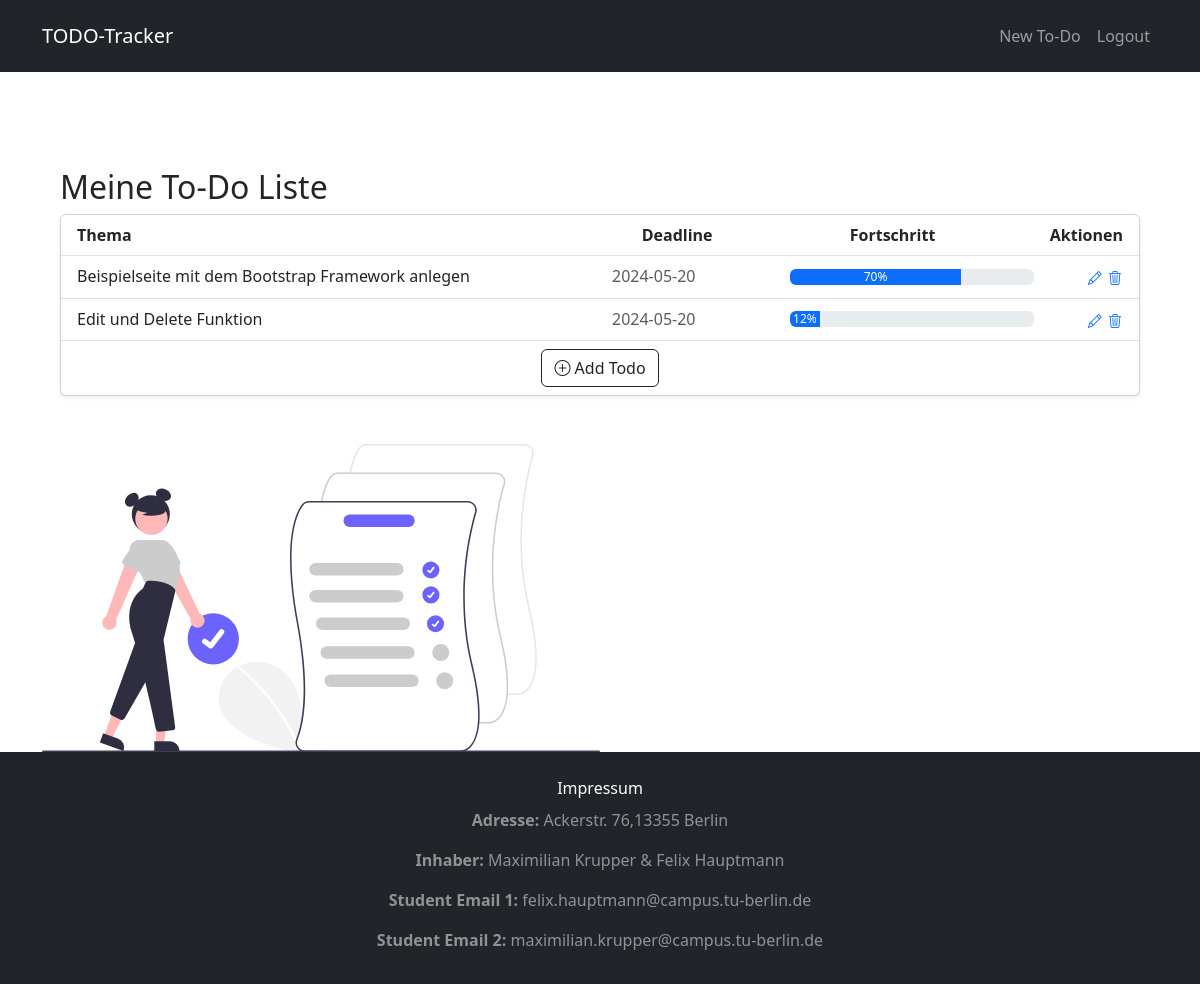
Page / (signed in) on the earlier database version.
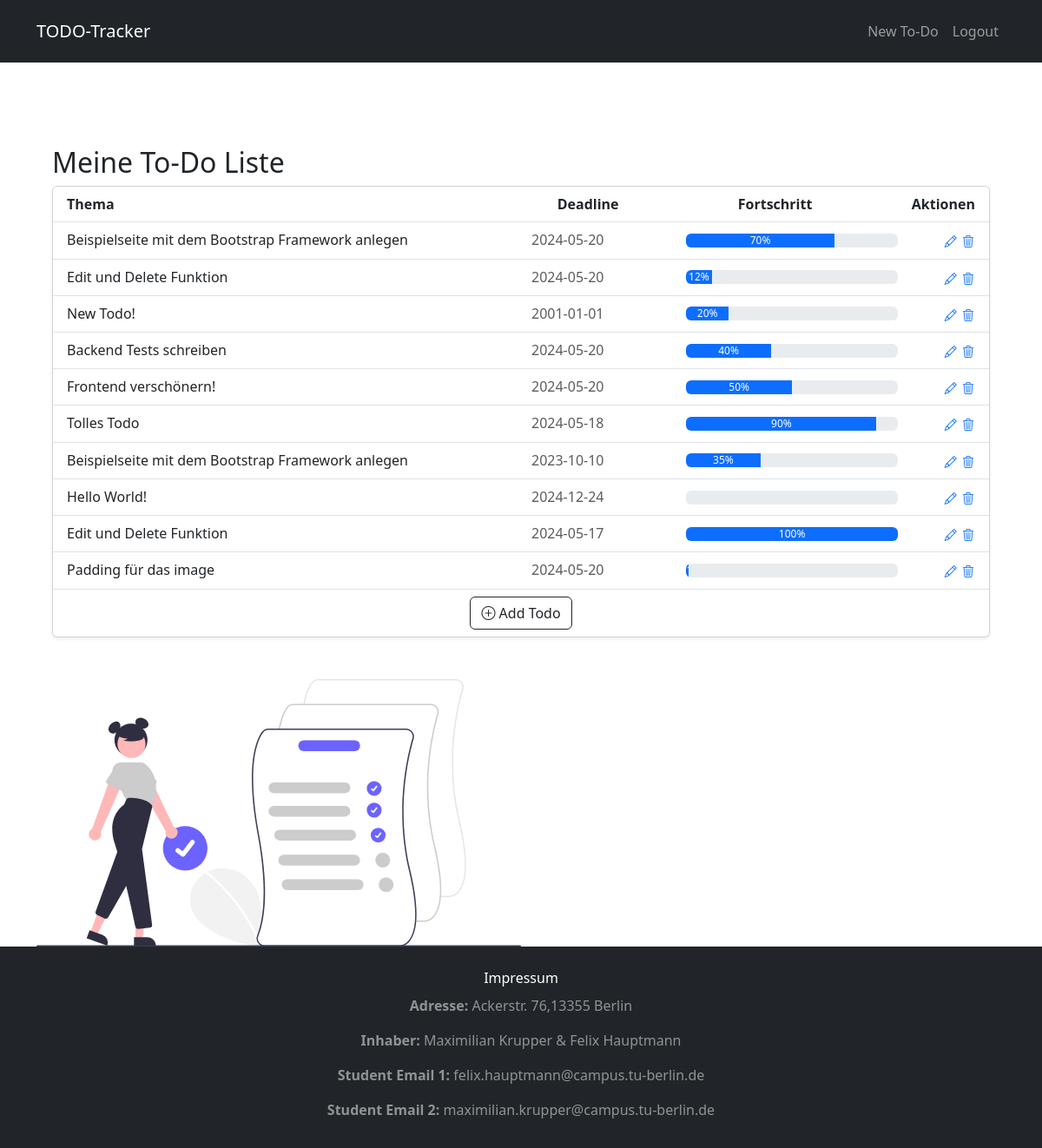
Same page on the later database version.
### models.py (models this page shows)
class Todo(db.Model):
    __tablename__ = 'todos'
    id = db.Column(db.Integer, primary_key=True)
    data = db.Column(db.Text)
    progress = db.Column(db.Integer)
    deadline = db.Column(db.Date)
    date = db.Column(db.DateTime(timezone=True), default=func.now())
    user_id = db.Column(db.Integer, db.ForeignKey('users.id'))

### views.py (the view)
@views.route('/')
def home():
    return render_template('home.html', user=current_user)

### __init__.py (called while the page is built)
def create_app(config_name=None):
    app = Flask(__name__)
    if config_name == 'testing':
        app.config.from_object('website.config.TestConfig')
    else:
        app.config.from_object('website.config.Config')
    db.init_app(app)
    from .views import views
    from .todo import todo
    from .auth import auth
    app.register_blueprint(views, url_prefix='/')
    app.register_blueprint(todo, url_prefix='/')
    app.register_blueprint(auth, url_prefix='/')
    from .models import User, Todo
    create_db(app)
    login_manager = LoginManager()
    login_manager.login_view = "auth.login"
    login_manager.init_app(app)
    @login_manager.user_loader
    def load_user(id):
        return User.query.get(int(id))
    return app

### templates/home.html (shortened to what this page needs)
<!DOCTYPE html>
{% extends "index.html" %}
{% block content %}
    {% if not user.is_authenticated %}
    <section class="bg-dark text-light p-5 text-center text-sm-start">
        <div class="container">
            <div class="d-sm-flex align-items-center justify-content-between">
                <div>
                    <h1>Your Personal <span class="text-warning">Task-List</span> </h1>
                    <p class="lead my-4">
                        Create and organize your day-to-day tasks
                        <i class="bi bi-pencil-square"></i>
                    </p>
                    <p>
                        <button class="btn btn-warning btn-lg" onclick="location.href='/signup';">Start creating Tasks</button>
                    </p>
                </div>
                <img class="img-fluid w-50 d-none d-sm-block" src="{{ url_for('static', filename='img/undraw_task_list_6x9d.svg') }}" alt="Bild">
            </div>
        </div>
    </section>
    {% else %}
        <section id="todo-list" class="p-5">
            <div class="container mt-5">
                <h2>Meine To-Do Liste</h2>
                <div class="card shadow-sm">
                    <ul class="list-group list-group-flush" id="todos">
                        <li class="list-group-item">
                            <div class="row d-flex justify-content-between">
                                <div class="col-md-6">
                                    <b>Thema</b>
                                </div>
                                <div class="col-md-2">
                                    <b>Deadline</b>
                                </div>
                                <div class="col-md-2">
                                    <b>Fortschritt</b>
                                </div>
                                <div class="d-flex col-md-1 justify-content-end">
                                    <div class="justify-content-between">
                                        <b>Aktionen</b>
                                    </div>
                                </div>
                            </div>
                        </li>
                        {% for todo in user.todos %}
                            <li class="list-group-item">
                                <div class="row d-flex justify-content-between">
                                    <div class="col-md-6">
                                        {{ todo.data }}
                                    </div>
                                    <div class="col-md-2 text-muted">
                                        {{ todo.deadline }}
                                    </div>
                                    <div class="d-flex col-md-3 align-items-center">
                                        <div class="progress w-100">
                                            <div class="progress-bar" role="progressbar" style="width: {{ todo.progress }}%;"
                                                 aria-valuenow="{{ todo.progress }}" aria-valuemin="0"
                                                 aria-valuemax="100">{{ todo.progress }}%
                                            </div>
                                        </div>
                                    </div>
                                    <div class="d-flex col-md-1 justify-content-end">
                                        <div class="justify-content-between">
                                            <button type="button" class="btn btn-sm btn-link p-0"
                                                    data-bs-toggle="tooltip"
                                                    data-bs-placement="top" data-bs-title="Edit"
                                                    onclick="location.href='/edit-todo/{{ todo.id }}';"><i class="bi bi-pencil"></i>
                                            </button>
                                            <button type="button" class="btn btn-sm btn-link p-0"
                                            data-bs-toggle="tooltip"
                                            data-bs-placement="top" data-bs-title="Delete"
                                            onclick="deleteTodo({{ todo.id }})"><i class="bi bi-trash3"></i></button>
                                        </div>
                                    </div>
                                </div>
                            </li>
                        {% endfor %}
                        <li class="list-group-item">
                            <div class="d-flex col-md-12 justify-content-center">
                                <button type="button" class="btn btn-outline-dark" onclick="location.href='/new-todo'">
                                    <i class="bi bi-plus-circle"></i> Add Todo
                                </button>
                            </div>
                        </li>
                    </ul>
                </div>
            </div>
        </section>
        <div class="container justify-content-center">
            <img class="img-fluid w-50 d-none d-sm-block" src="{{ url_for('static', filename='img/undraw_to_do_list_re_9nt7.svg') }}" alt="Bild">
        </div>
    {% endif %}
{% endblock %}

### templates/index.html (shortened to what this page needs)
<!DOCTYPE html>
<html lang="en">
<head>
    <link href="https://cdn.jsdelivr.net/npm/bootstrap@5.3.3/dist/css/bootstrap.min.css" rel="stylesheet">
    <link rel="stylesheet" href="https://cdn.jsdelivr.net/npm/bootstrap-icons@1.11.3/font/bootstrap-icons.min.css">
    <link rel="stylesheet" href="../static/css/style.css" type="text/css" media="screen">
</head>
<body class="d-flex flex-column">
    <nav class="navbar navbar-expand-lg bg-dark navbar-dark py-3">
        <div class="container">
            <a href="/" class="navbar-brand">TODO-Tracker</a>
            <div class="collapse navbar-collapse" id="navmenu">
                <ul class="navbar-nav ms-auto">
                    {% if user.is_authenticated %}
                        <li class="nav-item">
                            <a href="/new-todo" class="nav-link">New To-Do</a>
                        </li>
                        <li class="nav-item">
                            <a href="/logout" class="nav-link">Logout</a>
                        </li>
                    {% endif %}
                </ul>
            </div>
        </div>
    </nav>
    <div>
        {% block content %}
        {% endblock %}
    </div>
    <footer class="bg-dark text-white p-4 text-center mt-auto">
        Impressum
        <ul class="list-group bg-dark">
            <li class="list-group-item text-center text-white-50 bg-dark border-0">
                <span class="fw-bold">Adresse:</span> Ackerstr. 76,13355 Berlin
            </li>
            <li class="list-group-item text-center text-white-50 bg-dark border-0">
                <span class="fw-bold">Inhaber:</span> Maximilian Krupper & Felix Hauptmann
            </li>
            <li class="list-group-item text-center text-white-50 bg-dark border-0">
                <span class="fw-bold">Student Email 1:</span> felix.hauptmann@campus.tu-berlin.de
            </li>
            <li class="list-group-item text-center text-white-50 bg-dark border-0">
                <span class="fw-bold">Student Email 2:</span> maximilian.krupper@campus.tu-berlin.de
            </li>
        </ul>
    </footer>
</body>
</html>

### static/css/style.css (style rules this page uses)
body, html { height: 100%; margin: 0; display: flex; flex-direction: column; }

Differences in the rows shown:
added Todo: data "New Todo!", deadline "2001-01-01", progress "20"
added Todo: data "Backend Tests schreiben", deadline "2024-05-20", progress "40"
added Todo: data "Frontend verschönern!", deadline "2024-05-20", progress "50"
added Todo: data "Tolles Todo", deadline "2024-05-18", progress "90"
added Todo: data "Beispielseite mit dem Bootstrap Framework anlegen", deadline "2023-10-10", progress "35"
added Todo: data "Hello World!", deadline "2024-12-24"
added Todo: data "Edit und Delete Funktion", deadline "2024-05-17", progress "100"
added Todo: data "Padding für das image", deadline "2024-05-20", {{ todo.progress }} 1 (drawn)
